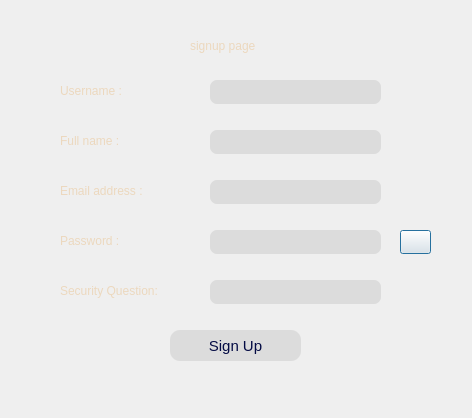
<?xml version="1.0" encoding="UTF-8"?>
<ui version="4.0">
 <class>SignUpDialog</class>
 <widget class="QDialog" name="SignUpDialog">
  <property name="geometry">
   <rect>
    <x>0</x>
    <y>0</y>
    <width>472</width>
    <height>418</height>
   </rect>
  </property>
  <property name="windowTitle">
   <string>Sign Up</string>
  </property>
  <widget class="QLineEdit" name="usernameLineEdit">
   <property name="geometry">
    <rect>
     <x>210</x>
     <y>80</y>
     <width>171</width>
     <height>24</height>
    </rect>
   </property>
   <property name="styleSheet">
    <string notr="true">border-radius:7px;
background-color: #DCDCDC;</string>
   </property>
  </widget>
  <widget class="QLineEdit" name="passwordLineEdit">
   <property name="geometry">
    <rect>
     <x>210</x>
     <y>230</y>
     <width>171</width>
     <height>24</height>
    </rect>
   </property>
   <property name="styleSheet">
    <string notr="true">border-radius:7px;
background-color: #DCDCDC;</string>
   </property>
   <property name="echoMode">
    <enum>QLineEdit::Password</enum>
   </property>
  </widget>
  <widget class="QLabel" name="usernameLabel">
   <property name="geometry">
    <rect>
     <x>60</x>
     <y>80</y>
     <width>91</width>
     <height>21</height>
    </rect>
   </property>
   <property name="styleSheet">
    <string notr="true">color: #ECD8BE;</string>
   </property>
   <property name="text">
    <string>Username : </string>
   </property>
  </widget>
  <widget class="QLabel" name="passwordLabel">
   <property name="geometry">
    <rect>
     <x>60</x>
     <y>230</y>
     <width>81</width>
     <height>21</height>
    </rect>
   </property>
   <property name="styleSheet">
    <string notr="true">color: #ECD8BE;</string>
   </property>
   <property name="text">
    <string>Password : </string>
   </property>
  </widget>
  <widget class="QLabel" name="securityQuestionLabel">
   <property name="geometry">
    <rect>
     <x>60</x>
     <y>280</y>
     <width>121</width>
     <height>21</height>
    </rect>
   </property>
   <property name="styleSheet">
    <string notr="true">color: #ECD8BE;</string>
   </property>
   <property name="text">
    <string>Security Question: </string>
   </property>
  </widget>
  <widget class="QLineEdit" name="securityQuestionLineEdit">
   <property name="geometry">
    <rect>
     <x>210</x>
     <y>280</y>
     <width>171</width>
     <height>24</height>
    </rect>
   </property>
   <property name="whatsThis">
    <string>&lt;html&gt;&lt;head/&gt;&lt;body&gt;&lt;p&gt;border-radius:7px;&lt;/p&gt;&lt;p&gt;background-color: #DCDCDC;&lt;/p&gt;&lt;/body&gt;&lt;/html&gt;</string>
   </property>
   <property name="styleSheet">
    <string notr="true">border-radius:7px;
background-color: #DCDCDC;</string>
   </property>
  </widget>
  <widget class="QLineEdit" name="fullnameLineEdit">
   <property name="geometry">
    <rect>
     <x>210</x>
     <y>130</y>
     <width>171</width>
     <height>24</height>
    </rect>
   </property>
   <property name="styleSheet">
    <string notr="true">border-radius:7px;
background-color: #DCDCDC;</string>
   </property>
  </widget>
  <widget class="QLabel" name="fullNameLabel">
   <property name="geometry">
    <rect>
     <x>60</x>
     <y>130</y>
     <width>91</width>
     <height>21</height>
    </rect>
   </property>
   <property name="styleSheet">
    <string notr="true">color: #ECD8BE;</string>
   </property>
   <property name="text">
    <string>Full name : </string>
   </property>
  </widget>
  <widget class="QLineEdit" name="emailLineEdit">
   <property name="geometry">
    <rect>
     <x>210</x>
     <y>180</y>
     <width>171</width>
     <height>24</height>
    </rect>
   </property>
   <property name="styleSheet">
    <string notr="true">border-radius:7px;
background-color: #DCDCDC;</string>
   </property>
  </widget>
  <widget class="QLabel" name="emailLabel">
   <property name="geometry">
    <rect>
     <x>60</x>
     <y>180</y>
     <width>101</width>
     <height>21</height>
    </rect>
   </property>
   <property name="styleSheet">
    <string notr="true">color: #ECD8BE;</string>
   </property>
   <property name="text">
    <string>Email address : </string>
   </property>
  </widget>
  <widget class="QPushButton" name="eyeButton">
   <property name="geometry">
    <rect>
     <x>400</x>
     <y>230</y>
     <width>31</width>
     <height>24</height>
    </rect>
   </property>
   <property name="styleSheet">
    <string notr="true">image: url(:/chesh/show-password.png);
</string>
   </property>
   <property name="text">
    <string/>
   </property>
   <property name="checkable">
    <bool>true</bool>
   </property>
  </widget>
  <widget class="QLabel" name="label">
   <property name="geometry">
    <rect>
     <x>-10</x>
     <y>-10</y>
     <width>491</width>
     <height>431</height>
    </rect>
   </property>
   <property name="styleSheet">
    <string notr="true">image: url(:/backs/backsi.png);</string>
   </property>
   <property name="text">
    <string/>
   </property>
  </widget>
  <widget class="QLabel" name="label_2">
   <property name="geometry">
    <rect>
     <x>190</x>
     <y>30</y>
     <width>101</width>
     <height>31</height>
    </rect>
   </property>
   <property name="styleSheet">
    <string notr="true">color: #ECD8BE;
</string>
   </property>
   <property name="text">
    <string>signup page</string>
   </property>
  </widget>
  <widget class="QPushButton" name="pushButton">
   <property name="geometry">
    <rect>
     <x>170</x>
     <y>330</y>
     <width>131</width>
     <height>31</height>
    </rect>
   </property>
   <property name="font">
    <font>
     <pointsize>11</pointsize>
    </font>
   </property>
   <property name="styleSheet">
    <string notr="true">border-radius:10px;
color: rgb(4, 11, 68);
background-color: #DCDCDC;</string>
   </property>
   <property name="text">
    <string>Sign Up</string>
   </property>
  </widget>
  <zorder>label</zorder>
  <zorder>usernameLineEdit</zorder>
  <zorder>passwordLineEdit</zorder>
  <zorder>usernameLabel</zorder>
  <zorder>passwordLabel</zorder>
  <zorder>securityQuestionLabel</zorder>
  <zorder>securityQuestionLineEdit</zorder>
  <zorder>fullnameLineEdit</zorder>
  <zorder>fullNameLabel</zorder>
  <zorder>emailLineEdit</zorder>
  <zorder>emailLabel</zorder>
  <zorder>eyeButton</zorder>
  <zorder>label_2</zorder>
  <zorder>pushButton</zorder>
 </widget>
 <tabstops>
  <tabstop>usernameLineEdit</tabstop>
  <tabstop>passwordLineEdit</tabstop>
  <tabstop>fullnameLineEdit</tabstop>
  <tabstop>emailLineEdit</tabstop>
  <tabstop>securityQuestionLineEdit</tabstop>
 </tabstops>
 <resources/>
 <connections/>
</ui>
